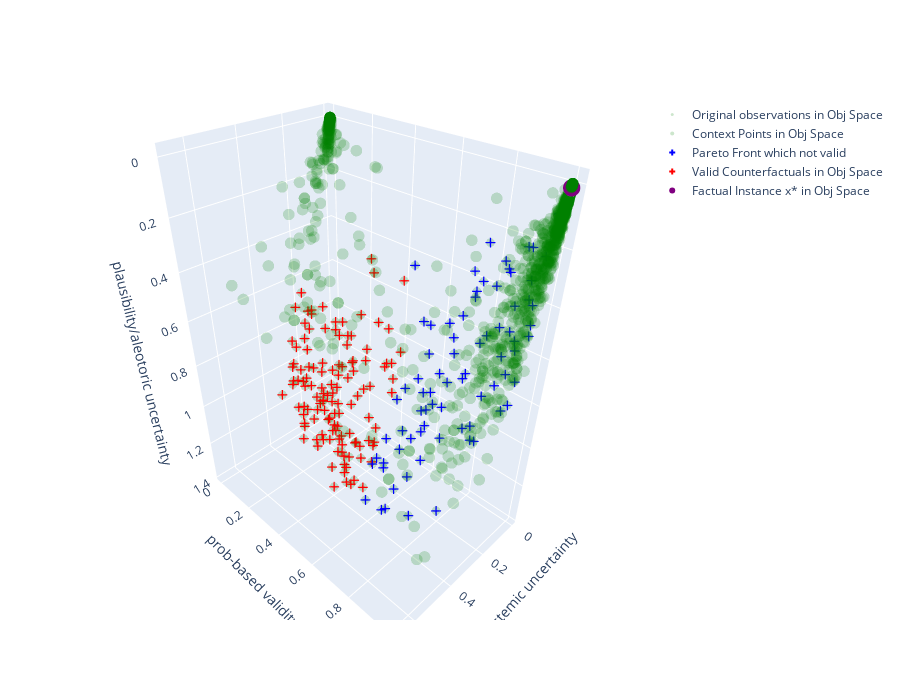

The notebook cell saved with this chart:
### Code cell
from utils import plot_cf_3d
plot_cf_3d(results, x_factual.view(-1).cpu().numpy(), context=DG.sample(5000, seed=5678)[0].reshape(5000, -1).cpu().numpy())
